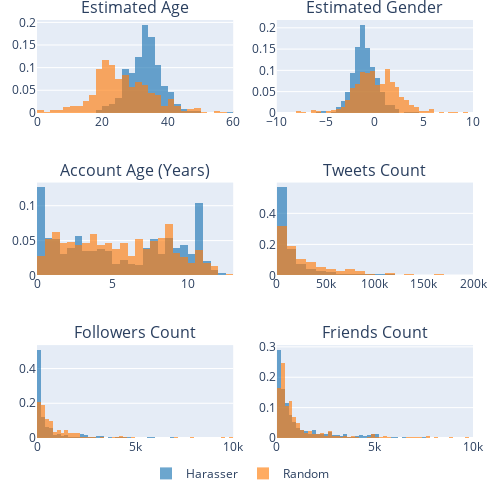

Write notebook code for a chart like this one.
### Code cell
fig = make_subplots(rows=3, cols=2, subplot_titles=['Estimated Age', 'Estimated Gender', 'Account Age (Years)', 'Tweets Count', 'Followers Count', 'Friends Count'])
fig.add_trace(
    go.Histogram(
        x=list(harasser_ages.values()), 
        name='Harasser', 
        histnorm='probability',
        marker_color='#1f77b4',  # muted blue
        bingroup=1
    ),
    row=1, col=1
)
fig.add_trace(
    go.Histogram(
        x=list(control_ages.values()),
        name='Random', 
        histnorm='probability',
        marker_color='#ff7f0e',  # safety orange
        bingroup=1
    ),
    row=1, col=1
)

fig.add_trace(
    go.Histogram(
        x=list(harasser_genders.values()),
        name='Harasser', 
        histnorm='probability', 
        showlegend=False,
        marker_color='#1f77b4',  # muted blue,
#         nbinsx=1000,
        bingroup=2
    ),
    row=1, col=2
)
fig.add_trace(
    go.Histogram(
        x=list(control_genders.values()),
        name='Random', 
        histnorm='probability', 
        showlegend=False,
        marker_color='#ff7f0e',  # safety orange
        bingroup=2
    ),
    row=1, col=2
)


fig.add_trace(
    go.Histogram(
        x=harasser_account_age,
        name='Harasser', 
        histnorm='probability', 
        showlegend=False,
        marker_color='#1f77b4',  # muted blue,
#         nbinsx=1000,
        bingroup=3
    ),
    row=2, col=1
)
fig.add_trace(
    go.Histogram(
        x=control_account_age,
        name='Random', 
        histnorm='probability', 
        showlegend=False,
        marker_color='#ff7f0e',  # safety orange
        bingroup=3
    ),
    row=2, col=1
)


fig.add_trace(
    go.Histogram(
        x=harasser_tweet_count,
        name='Harasser', 
        histnorm='probability', 
        showlegend=False,
        marker_color='#1f77b4',  # muted blue,
#         nbinsx=1000,
        bingroup=4
    ),
    row=2, col=2
)
fig.add_trace(
    go.Histogram(
        x=control_tweet_count,
        name='Random', 
        histnorm='probability', 
        showlegend=False,
        marker_color='#ff7f0e',  # safety orange
        bingroup=4
    ),
    row=2, col=2
)

fig.add_trace(
    go.Histogram(
        x=harasser_followers_count,
        name='Harasser', 
        histnorm='probability', 
        showlegend=False,
        marker_color='#1f77b4',  # muted blue,
        nbinsx=10000,
        bingroup=5
    ),
    row=3, col=1
)
fig.add_trace(
    go.Histogram(
        x=control_followers_count,
        name='Random', 
        histnorm='probability', 
        showlegend=False,
        marker_color='#ff7f0e',  # safety orange
        bingroup=5
    ),
    row=3, col=1
)

fig.add_trace(
    go.Histogram(
        x=harasser_friends_count,
        name='Harasser', 
        histnorm='probability', 
        showlegend=False,
        marker_color='#1f77b4',  # muted blue,
        nbinsx=1000,
        bingroup=6
    ),
    row=3, col=2
)
fig.add_trace(
    go.Histogram(
        x=control_friends_count,
        name='Random', 
        histnorm='probability', 
        showlegend=False,
        marker_color='#ff7f0e',  # safety orange
        bingroup=6
    ),
    row=3, col=2
)
fig.update_layout(barmode='overlay')
fig.update_traces(opacity=0.65)
fig.update_xaxes(range=(0, 60), row=1, col=1)
fig.update_xaxes(range=(-10, 10), row=1, col=2)
fig.update_xaxes(range=(0, 2e5), row=2, col=2)
fig.update_xaxes(range=(0, 1e4), row=3, col=1)
fig.update_xaxes(range=(0, 1e4), row=3, col=2)

fig.update_layout(
    autosize=False,
    width=500,
    height=500,
    legend=dict(x=0.25, y=-0.05),
    legend_orientation="h",
    margin=dict(l=20, r=20, t=20, b=20)
)

fig.show()

### Figure 1 — Plotly figure (JSON) as saved in the notebook; plotly's stock layout.template omitted (floating-point values rounded to 4 significant figures; data arrays with more than 128 entries replaced by an {"elided": "..."} marker saying what was removed)
{"data": [{"bingroup": "1", "histnorm": "probability", "marker": {"color": "#1f77b4"}, "name": "Harasser", "opacity": 0.65, "type": "histogram", "x": {"elided": "482 float values"}, "xaxis": "x", "yaxis": "y"}, {"bingroup": "1", "histnorm": "probability", "marker": {"color": "#ff7f0e"}, "name": "Random", "opacity": 0.65, "type": "histogram", "x": {"elided": "493 float values"}, "xaxis": "x", "yaxis": "y"}, {"bingroup": "2", "histnorm": "probability", "marker": {"color": "#1f77b4"}, "name": "Harasser", "opacity": 0.65, "showlegend": false, "type": "histogram", "x": {"elided": "482 float values"}, "xaxis": "x2", "yaxis": "y2"}, {"bingroup": "2", "histnorm": "probability", "marker": {"color": "#ff7f0e"}, "name": "Random", "opacity": 0.65, "showlegend": false, "type": "histogram", "x": {"elided": "493 float values"}, "xaxis": "x2", "yaxis": "y2"}, {"bingroup": "3", "histnorm": "probability", "marker": {"color": "#1f77b4"}, "name": "Harasser", "opacity": 0.65, "showlegend": false, "type": "histogram", "x": {"elided": "482 float values"}, "xaxis": "x3", "yaxis": "y3"}, {"bingroup": "3", "histnorm": "probability", "marker": {"color": "#ff7f0e"}, "name": "Random", "opacity": 0.65, "showlegend": false, "type": "histogram", "x": {"elided": "501 float values"}, "xaxis": "x3", "yaxis": "y3"}, {"bingroup": "4", "histnorm": "probability", "marker": {"color": "#1f77b4"}, "name": "Harasser", "opacity": 0.65, "showlegend": false, "type": "histogram", "x": {"elided": "482 int values"}, "xaxis": "x4", "yaxis": "y4"}, {"bingroup": "4", "histnorm": "probability", "marker": {"color": "#ff7f0e"}, "name": "Random", "opacity": 0.65, "showlegend": false, "type": "histogram", "x": {"elided": "501 int values"}, "xaxis": "x4", "yaxis": "y4"}, {"bingroup": "5", "histnorm": "probability", "marker": {"color": "#1f77b4"}, "name": "Harasser", "nbinsx": 10000, "opacity": 0.65, "showlegend": false, "type": "histogram", "x": {"elided": "482 int values"}, "xaxis": "x5", "yaxis": "y5"}, {"bingroup": "5", "histnorm": "probability", "marker": {"color": "#ff7f0e"}, "name": "Random", "opacity": 0.65, "showlegend": false, "type": "histogram", "x": {"elided": "501 int values"}, "xaxis": "x5", "yaxis": "y5"}, {"bingroup": "6", "histnorm": "probability", "marker": {"color": "#1f77b4"}, "name": "Harasser", "nbinsx": 1000, "opacity": 0.65, "showlegend": false, "type": "histogram", "x": {"elided": "482 int values"}, "xaxis": "x6", "yaxis": "y6"}, {"bingroup": "6", "histnorm": "probability", "marker": {"color": "#ff7f0e"}, "name": "Random", "opacity": 0.65, "showlegend": false, "type": "histogram", "x": {"elided": "501 int values"}, "xaxis": "x6", "yaxis": "y6"}], "layout": {"annotations": [{"font": {"size": 16}, "showarrow": false, "text": "Estimated Age", "x": 0.225, "xanchor": "center", "xref": "paper", "y": 1, "yanchor": "bottom", "yref": "paper"}, {"font": {"size": 16}, "showarrow": false, "text": "Estimated Gender", "x": 0.775, "xanchor": "center", "xref": "paper", "y": 1, "yanchor": "bottom", "yref": "paper"}, {"font": {"size": 16}, "showarrow": false, "text": "Account Age (Years)", "x": 0.225, "xanchor": "center", "xref": "paper", "y": 0.6111, "yanchor": "bottom", "yref": "paper"}, {"font": {"size": 16}, "showarrow": false, "text": "Tweets Count", "x": 0.775, "xanchor": "center", "xref": "paper", "y": 0.6111, "yanchor": "bottom", "yref": "paper"}, {"font": {"size": 16}, "showarrow": false, "text": "Followers Count", "x": 0.225, "xanchor": "center", "xref": "paper", "y": 0.2222, "yanchor": "bottom", "yref": "paper"}, {"font": {"size": 16}, "showarrow": false, "text": "Friends Count", "x": 0.775, "xanchor": "center", "xref": "paper", "y": 0.2222, "yanchor": "bottom", "yref": "paper"}], "autosize": false, "barmode": "overlay", "height": 500, "legend": {"orientation": "h", "x": 0.25, "y": -0.05}, "margin": {"b": 20, "l": 20, "r": 20, "t": 20}, "width": 500, "xaxis": {"anchor": "y", "domain": [0, 0.45], "range": [0, 60]}, "xaxis2": {"anchor": "y2", "domain": [0.55, 1], "range": [-10, 10]}, "xaxis3": {"anchor": "y3", "domain": [0, 0.45]}, "xaxis4": {"anchor": "y4", "domain": [0.55, 1], "range": [0, 200000]}, "xaxis5": {"anchor": "y5", "domain": [0, 0.45], "range": [0, 10000]}, "xaxis6": {"anchor": "y6", "domain": [0.55, 1], "range": [0, 10000]}, "yaxis": {"anchor": "x", "domain": [0.7778, 1]}, "yaxis2": {"anchor": "x2", "domain": [0.7778, 1]}, "yaxis3": {"anchor": "x3", "domain": [0.3889, 0.6111]}, "yaxis4": {"anchor": "x4", "domain": [0.3889, 0.6111]}, "yaxis5": {"anchor": "x5", "domain": [0, 0.2222]}, "yaxis6": {"anchor": "x6", "domain": [0, 0.2222]}}}
